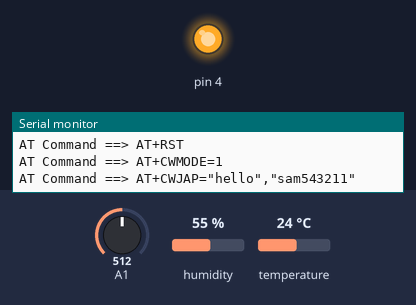
Simulated run of this sketch. Board: Arduino Uno, built with avr-gcc and run on an emulated ATmega328P. Parts: output pins drawn as LEDs (lit = HIGH), the last lines printed to the serial monitor. Inputs (shaded band) come from the test bench; at power-on: A1 = 512, humidity 55 %, temperature 24 °C. The modem accepts every AT command (registered, SIM ready, sends succeed) and sends nothing else.

Above: at 5.5 s.
At 14.5 s:
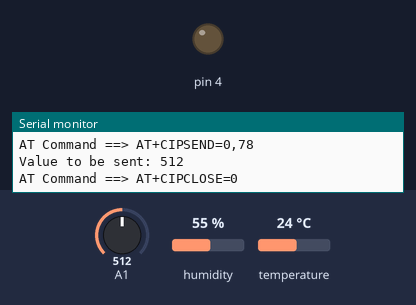
Timing chart, 0 to 27.4 s (numbered marks = the images above):
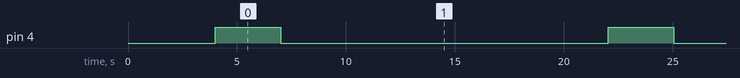

Measured:
- by itself, pin 4: alternates HIGH for 3.0 s and LOW for 15.0 s

The sketch:

pro.ino
```cpp
#include <SoftwareSerial.h>
#include <DHT.h>;

//Constants
#define DHTPIN 7    // what pin we're connected to
#define DHTTYPE DHT22   // DHT 22  (AM2302)
DHT dht(DHTPIN, DHTTYPE); //// Initialize DHT sensor for normal 16mhz Arduino
//Software Serial library
SoftwareSerial espSerial(2, 3);   //Pin 2 and 3 act as RX and TX. Connect them to TX and RX of ESP8266
#define DEBUG true
String mySSID = "hello";       // WiFi SSID
String myPWD = "sam543211"; // WiFi Password
String myAPI = "S1QRJHOH8QAL61S3";   // API Key
String myHOST = "api.thingspeak.com";
String myPORT = "80";
//String myFIELD = "field1";
int sendVal;
float sendval2;
float sendval3;


void setup()
{
  Serial.begin(9600);
  espSerial.begin(115200);

  espData("AT+RST", 1000, DEBUG);                      //Reset the ESP8266 module
  espData("AT+CWMODE=1", 1000, DEBUG);                 //Set the ESP mode as station mode
  espData("AT+CWJAP=\""+ mySSID +"\",\""+ myPWD +"\"", 1000, DEBUG);   //Connect to WiFi network
  /*while(!esp.find("OK"))
  {
      //Wait for connection
  }*/
  pinMode(4,OUTPUT);
  delay(1000);

}

  void loop()
  {
    /* Here, I'm using the function random(range) to send a random value to the
     ThingSpeak API. You can change this value to any sensor data
     so that the API will show the sensor data
    */

    sendVal = analogRead(A1);
    sendval2=dht.readTemperature();
    sendval3=dht.readHumidity();
    if(sendVal<700)
    {
      digitalWrite(4,HIGH);
      delay(3000);
      digitalWrite(4,LOW);

    }
    // Send a random number between 1 and 1000
    String sendData = "GET /update?api_key="+ myAPI +"&"+ "&field1" +"="+String(sendVal)+"&field2"+"="+String(sendval2)+"&field3"+"="+String(sendval3);
    espData("AT+CIPMUX=1", 1000, DEBUG);       //Allow multiple connections
    espData("AT+CIPSTART=0,\"TCP\",\""+ myHOST +"\","+ myPORT, 1000, DEBUG);
    espData("AT+CIPSEND=0," +String(sendData.length()+4),1000,DEBUG);
    espSerial.find(">");
    espSerial.println(sendData);
    Serial.print("Value to be sent: ");
    Serial.println(sendVal);

    espData("AT+CIPCLOSE=0",1000,DEBUG);
    delay(10000);
  }

  String espData(String command, const int timeout, boolean debug)
{
  Serial.print("AT Command ==> ");
  Serial.print(command);
  Serial.println("     ");

  String response = "";
  espSerial.println(command);
  long int time = millis();
  while ( (time + timeout) > millis())
  {
    while (espSerial.available())
    {
      char c = espSerial.read();
      response += c;
    }
  }
  if (debug)
  {
    //Serial.print(response);
  }
  return response;
}
```
